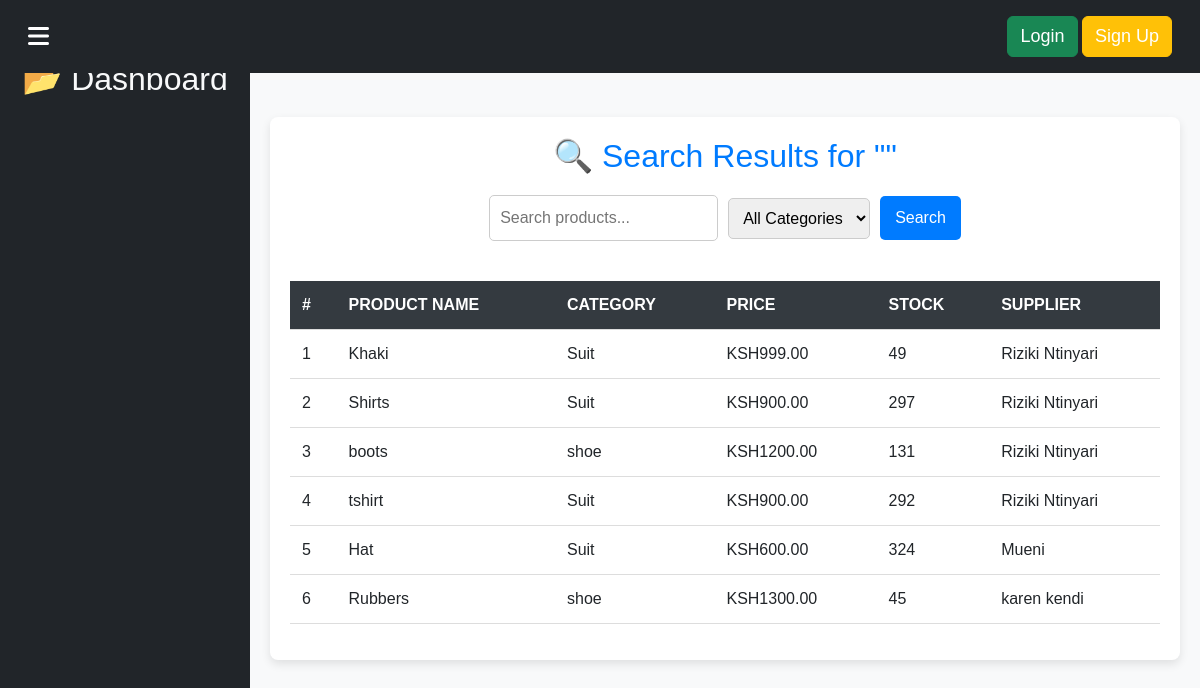
/inventory/products/search/, run on an earlier commit of the app's database.
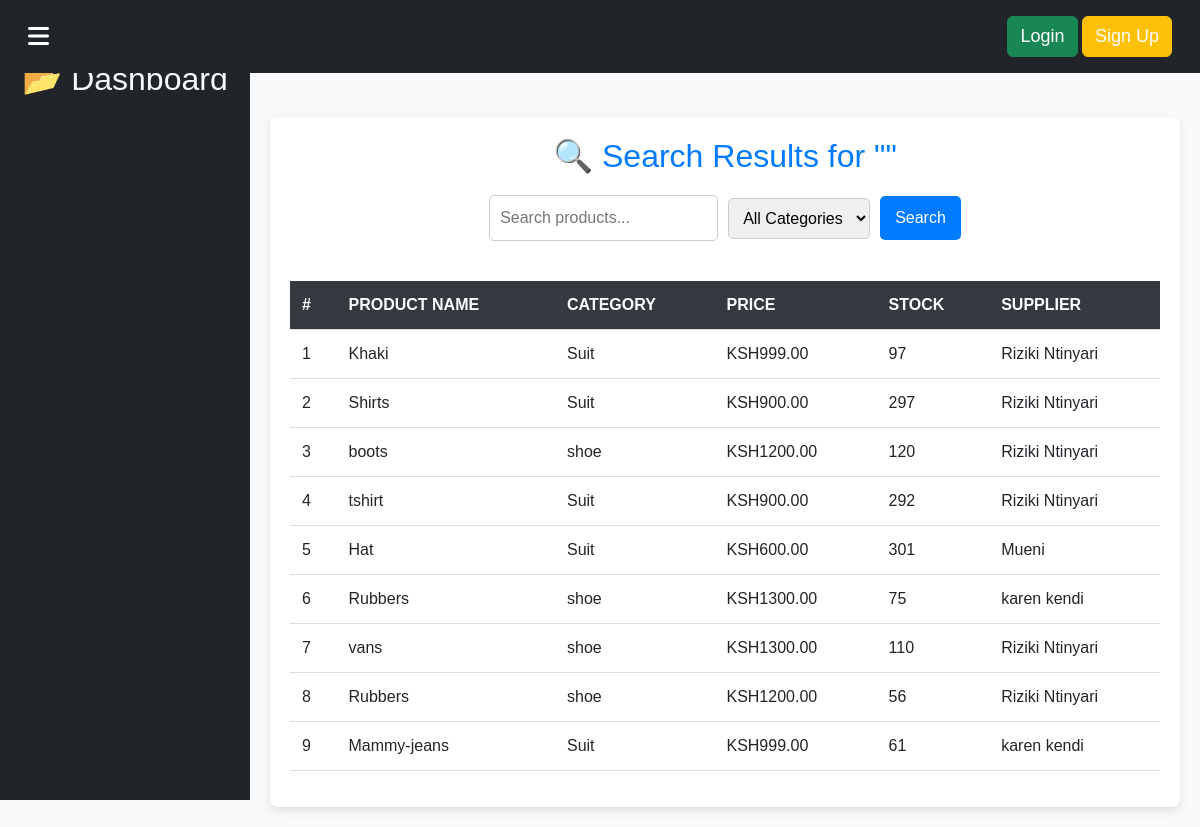
And on a later commit of the database.
### inventory/models.py (models this page shows, shortened)
class Product(models.Model):
    name = models.CharField(max_length=100)
    sku = models.CharField(max_length=50, unique=True)
    category = models.ForeignKey(Category, on_delete=models.PROTECT, related_name="products")
    supplier = models.ForeignKey(Supplier, on_delete=models.SET_NULL, null=True, blank=True, related_name="supplied_products")
    description = models.TextField(null=True, blank=True)
    quantity = models.PositiveIntegerField(default=0)  # ✅ Add quantity field
    price = models.DecimalField(max_digits=10, decimal_places=2)
    image = models.ImageField(upload_to='product_images/', null=True, blank=True)
    created_at = models.DateTimeField(auto_now_add=True)
    updated_at = models.DateTimeField(auto_now=True)
    def get_available_stock(self):
        total_stock = self.stock_entries.aggregate(total_stock=Sum('quantity'))['total_stock']
        return total_stock or 0

class Category(models.Model):
    name = models.CharField(max_length=100, unique=True)
    description = models.TextField(null=True, blank=True)

class Supplier(models.Model):
    supplier_code = models.CharField(max_length=50, unique=True, blank=True)  # Unique supplier code
    name = models.CharField(max_length=100)
    contact_number = models.CharField(max_length=20, null=True, blank=True)
    email = models.EmailField(null=True, blank=True)
    address = models.TextField(null=True, blank=True)
    is_active = models.BooleanField(default=True)  # Active status
    date_added = models.DateTimeField(auto_now_add=True)  # Track supplier creation date
    products = models.ManyToManyField('Product', related_name='suppliers', blank=True)  # ✅ Link to Products

### inventory/views.py (the view)
# urls.py: path('products/search/', search_products, name='search_products'),
def search_products(request):
    query = request.GET.get('q', '').strip()
    category_id = request.GET.get('category', '').strip()
    products = Product.objects.all()
    if query:
        products = products.filter(name__icontains=query)
    if category_id:
        products = products.filter(category_id=category_id)
    if not products.exists():
        messages.warning(request, f"No results found for '{query}'.")
    categories = Category.objects.all()
    return render(request, 'inventory/search_results.html', {
        'products': products,
        'categories': categories,
        'query': query,
        'selected_category': category_id
    })

### inventory/templates/inventory/search_results.html (shortened to what this page needs)
{% extends 'base.html' %}
{% block content %}
<div class="container mt-4">
    <h2>🔍 Search Results for "{{ query }}"</h2>
    <form method="GET" class="search-form">
        <input type="text" name="q" placeholder="Search products..." value="{{ query }}">
        <select name="category">
            <option value="">All Categories</option>
        </select>
        <button type="submit">Search</button>
    </form>
    {% if products %}
        <div class="table-responsive">
            <table class="table table-hover">
                <thead>
                    <tr>
                        <th>#</th>
                        <th>Product Name</th>
                        <th>Category</th>
                        <th>Price</th>
                        <th>Stock</th>
                        <th>Supplier</th>
                    </tr>
                </thead>
                <tbody>
                    {% for product in products %}
                    <tr>
                        <td>{{ forloop.counter }}</td>
                        <td>{{ product.name }}</td>
                        <td>{{ product.category.name }}</td>
                        <td>KSH{{ product.price }}</td>
                        <td>{{ product.get_available_stock }}</td>
                        <td>{{ product.supplier.name|default:"N/A" }}</td>
                    </tr>
                    {% endfor %}
                </tbody>
            </table>
        </div>
    {% else %}
        <p class="no-results">⚠️ No products found matching your search.</p>
    {% endif %}
</div>
{% endblock %}

What changed in the data, as far as the page shows it:
changed Product "Khaki": get_available_stock "49" → "97"
computed for Product "boots": get_available_stock "131" → "120"
computed for Product "Hat": get_available_stock "324" → "301"
computed for Product (number 6 of 9 on the later page): get_available_stock "45" → "75"
added Product: name "vans", category.name "shoe", price "1300.00", get_available_stock "110", supplier.name "Riziki Ntinyari"
added Product: name "Rubbers", category.name "shoe", price "1200.00", get_available_stock "56", supplier.name "Riziki Ntinyari"
added Product: name "Mammy-jeans", category.name "Suit", price "999.00", get_available_stock "61", supplier.name "karen kendi"
